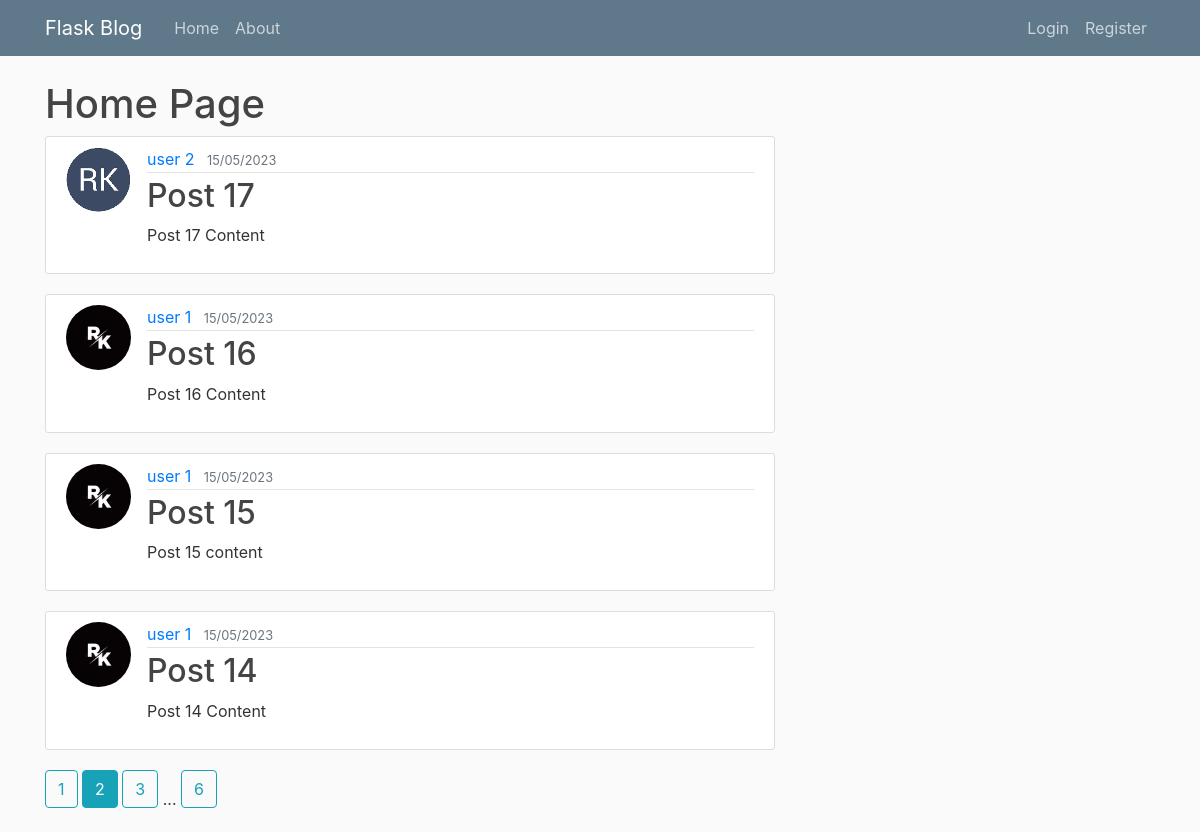
The page /home?page=2 on the database as committed earlier.
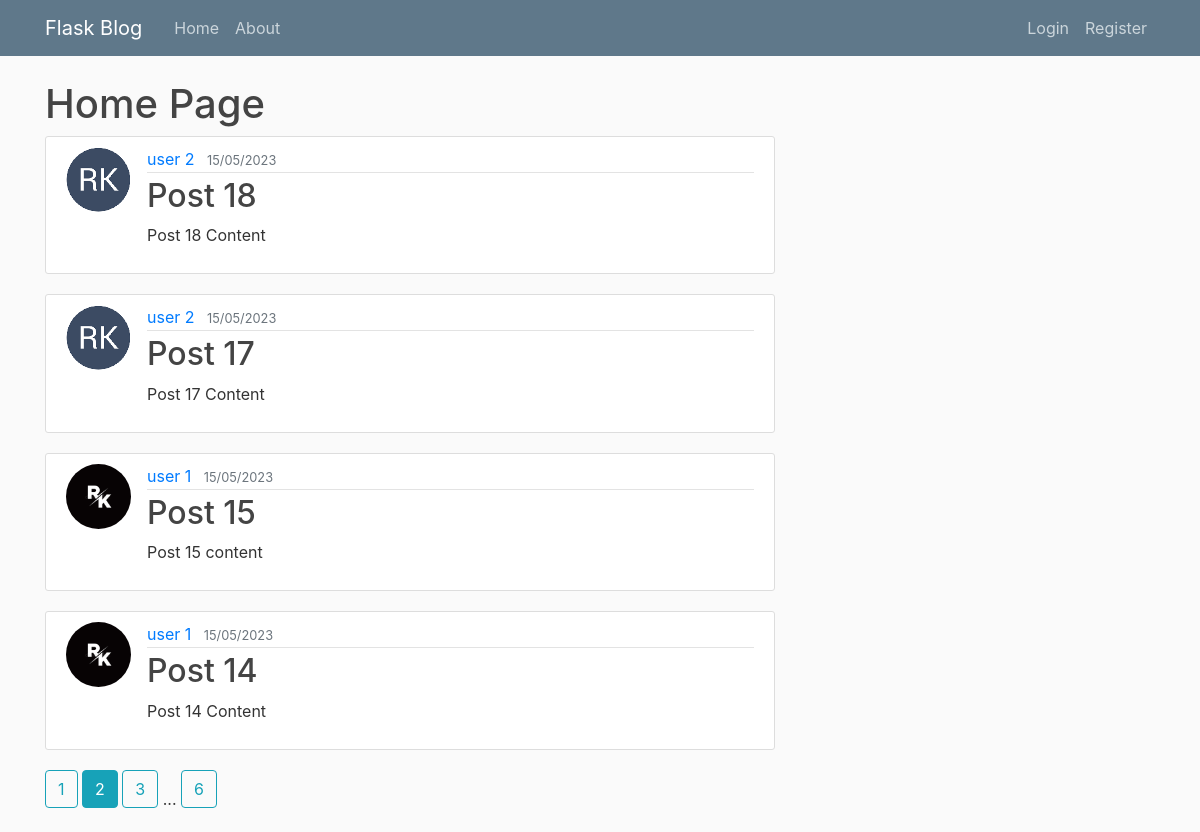
The same page on the database as committed later.
### flaskblog/model.py (models this page shows, shortened)
class Post(db.Model):
    id = db.Column(db.Integer,primary_key = True)
    title = db.Column(db.String(100),nullable = False)
    date_posted = db.Column(db.DateTime,nullable = False,default = datetime.utcnow)
    content = db.Column(db.Text,nullable = False)
    user_id = db.Column(db.Integer,db.ForeignKey('user.id'),nullable = False)

class User(db.Model,UserMixin):
    id = db.Column(db.Integer,primary_key = True)
    firstname = db.Column(db.String(20),nullable = False)
    lastname = db.Column(db.String(20),nullable = False,default = "")
    username = db.Column(db.String(20),unique = True,nullable = False)
    email = db.Column(db.String(120),unique = True,nullable = False)
    image_file = db.Column(db.String(20),nullable = False, default = 'default.jpg')
    password = db.Column(db.String(60),nullable = False)
    posts = db.relationship("Post",backref = "author",lazy = True)

### flaskblog/routes.py (the view)
@app.route("/")
@app.route("/home")
def home():
    page = request.args.get('page',1,type=int)
    p = Post.query.order_by(Post.date_posted.desc()).paginate(per_page=4,page=page)
    return render_template("home.html",post=p)

### flaskblog/templates/home.html (shortened to what this page needs)
{% extends "layout.html" %}
{% block content %}
    <h1>Home Page</h1>
    {% for p in post.items %}
    <article class="media content-section">
        <img class="rounded-circle article-img" src="{{ url_for('static',filename = 'profile_pics/' + p.author.image_file) }}" alt="">
        <div class="media-body">
          <div class="article-metadata">
            <a class="mr-2" href="{{url_for('account',account_id = p.author.id)}}">{{ p.author.firstname }} {{p.author.lastname}}</a>
            <small class="text-muted">{{ p.date_posted.strftime("%d/%m/%Y") }}</small>
          </div>
          <h2><a class="article-title" href="{{ url_for('post', post_id = p.id) }}">{{ p.title }}</a></h2>
          <p class="article-content">{{ p.content }}</p>
        </div>
    </article>
    {% endfor %}
    {% for page_num in post.iter_pages(left_edge=1,right_edge=1,left_current=1,right_current = 1) %}
        {% if page_num %}
            {% if post.page == page_num %}
                <a class="btn btn-info mb-4" href="{{url_for('home',page=page_num)}}">{{page_num}}</a>
            {% else %}
                <a class="btn btn-outline-info mb-4" href="{{url_for('home',page=page_num)}}">{{page_num}}</a>
            {% endif %}
        {% else %}
            ...
        {% endif %}
    {% endfor %}
{% endblock content %}

Rows that differ between the two databases and show on the page:
removed Post: image_file (placeholder picture), author.firstname "user", author.lastname "1", date_posted "15/05/2023", title "Post 16", content "Post 16 Content"
now on this page (row unchanged): Post: image_file (picture), author.firstname "user", author.lastname "2", date_posted "15/05/2023", title "Post 18", content "Post 18 Content"
